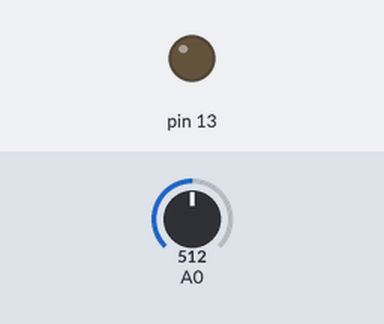
Bench run of a sketch on a simulated Arduino Uno, built with avr-gcc and run on an emulated ATmega328P. On the bench: output pins drawn as LEDs (lit = HIGH). The test bench sets the inputs (shaded band); at power-on: A0 = 512.

Above: at 1.2 s.
1.3 s: A0 set to 547
2.8 s: A0 set to 575
At 3.2 s:
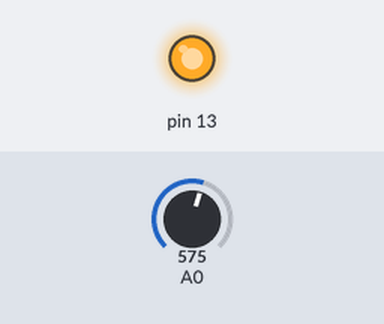
4.3 s: A0 set to 511
At 5.5 s:
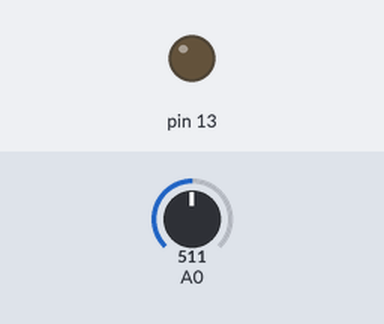
5.8 s: A0 set to 476
7.3 s: A0 set to 442
At 7.8 s:
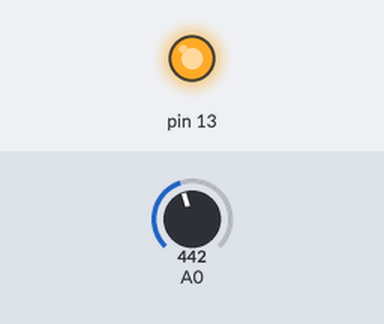
Timing chart, 0 to 9.8 s (numbered marks = the images above; inputs shaded):
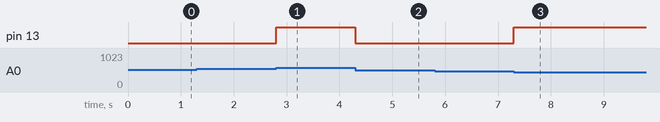

The sketch:

isi_senoru_kullanimi.ino
```cpp
void setup() {
  pinMode(A0, INPUT);
  pinMode(13, OUTPUT);

}

void loop() {
  int isi=0;
  isi=analogRead(A0);
  isi=(isi*500)/1023;
  if(isi>15)
  {
      digitalWrite(13, HIGH);
  }
  else
  {
      digitalWrite(13, LOW);
  }

}
```

Measured:
- the behaviour switches between 557 and 558 on A0 (found by bisection; images 0 and 1)
- the behaviour switches between 459 and 458 on A0 (found by bisection; images 2 and 3)
- after the input at 1.3 s, every drawn part: stays the same
- after the input at 2.8 s, pin 13: LOW → HIGH at once
- after the input at 4.3 s, pin 13: HIGH → LOW at once
- after the input at 5.8 s, every drawn part: stays the same
- after the input at 7.3 s, pin 13: LOW → HIGH at once
